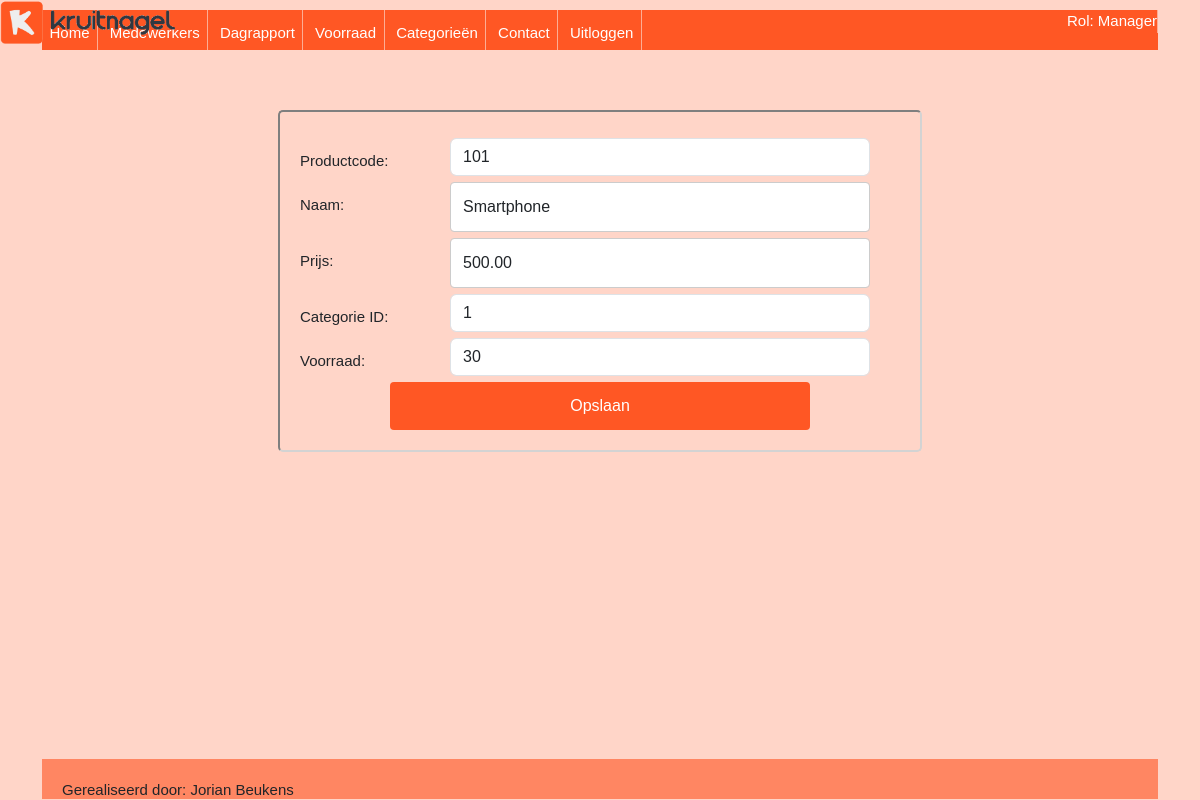
Screenshot of /Voorraadbeheer/product_edit.php?id=101 (signed in) with the database file from the repository.
### tables this page shows
CREATE TABLE `voorraad` (
  `product_id` int(20) NOT NULL,
  `aantal` int(11) DEFAULT NULL
);

CREATE TABLE `producten` (
  `product_id` int(20) NOT NULL,
  `product_naam` varchar(250) DEFAULT NULL,
  `prijs` decimal(10,2) DEFAULT NULL,
  `categorie_id` int(11) DEFAULT NULL
);

### Voorraadbeheer/product_edit.php (the view, shortened to what this page needs)
<head>
</head>
<?php
include "inc/header.php";
echo '<main class="main-content">';
echo '<div id="frmDetail">';
if (isset($_GET['id'])) {
    $product_id = $_GET['id'];
} else {
    header("Refresh: 2; url=voorraad.php");
    exit();
}
$queryProduct = "SELECT producten.*, voorraad.aantal
                 FROM producten
                 LEFT JOIN voorraad ON producten.product_id = voorraad.product_id
                 WHERE producten.product_id = $product_id";
$resultProduct = mysqli_query($dbconn, $queryProduct) or die("Error: " . mysqli_error($dbconn));
$product = mysqli_fetch_assoc($resultProduct);
?>
<div>
    <form action="dataverwerken.php" method="post" class="frmDetail">
        <div class="form-group">
            <label for="product_id">Productcode:</label>
            <input type="number" name="product_id" id="product_id" value="<?php echo $product['product_id']; ?>" readonly class="form-control">
        </div>
        <div class="form-group">
            <label for="product_naam">Naam:</label>
            <input type="text" name="product_naam" id="product_naam" value="<?php echo $product['product_naam']; ?>" class="form-control">
        </div>
        <div class="form-group">
            <label for="prijs">Prijs:</label>
            <input type="text" name="prijs" id="prijs" value="<?php echo $product['prijs']; ?>" class="form-control">
        </div>
        <div class="form-group">
            <label for="categorie_id">Categorie ID:</label>
            <input type="number" name="categorie_id" id="categorie_id" value="<?php echo $product['categorie_id']; ?>" class="form-control">
        </div>
        <div class="form-group">
            <label for="aantal">Voorraad:</label>
            <input type="number" name="aantal" id="aantal" value="<?php echo $product['aantal']; ?>" class="form-control">
        </div>
        <div class="submitbtn">
            <input type="submit" value="Opslaan" class="btn btn-primary">
        </div>
    </form>
</div>
<?php
echo '</div>';
echo '</main>';
include "inc/footer.php";
?>

### Voorraadbeheer/css/nav.css (style rules this page uses)
:root { --primary0: #ff5724; --primary1: #ff744a; --primary2: #ff8662; --primary3: #fdad94; --primary4: #ffd5c8; --hover: #ff3c00; }
body { margin: 0; padding: 0; font-size: 15px; font-family: heebo, verdana, sans-serif; background-color: var(--primary4); }

### Voorraadbeheer/css/style.css (style rules this page uses)
:root { --primary0: #ff5724; --primary1: #ff744a; --primary2: #ff8662; --primary3: #fdad94; --primary4: #ffd5c8; --hover: #ff3c00; }
* { box-sizing: border-box; margin: 0; padding: 0; }
body { margin: 10px; }
.main-content { background-color: var(--primary4); padding: 20px; grid-area: main; height: 100%; }
input[type=text], input[type=password] { width: 70%; padding: 12px; border: 1px solid #ccc; border-radius: 4px; resize: vertical; }
input[type=submit] { background-color: var(--primary0); color: white; width: 20%; padding: 12px 20px; border: none; border-radius: 4px; cursor: pointer; float: none; position: relative; }
#frmDetail > * { margin: auto; background-color: var(--primary4); border:lightgray inset 2px; border-radius: 5px; padding: 20px; }
#frmDetail { display: flex; height: 300px; }
.frmDetail { width: 600px; }
.frmDetail label { padding: 12px 5px 2px 0; display: flex; float: left; width: 25%; margin-top: 6px; }
.frmDetail input { float: left; width: 70%; margin-top: 6px; }
.submitbtn { width: 100%; display: flex; justify-content: center; }

### rows the page displays
voorraad: product_id "101", product_naam "Smartphone", prijs "500.00", categorie_id "1", aantal "30"

### other values shown
$rol "Manager"
